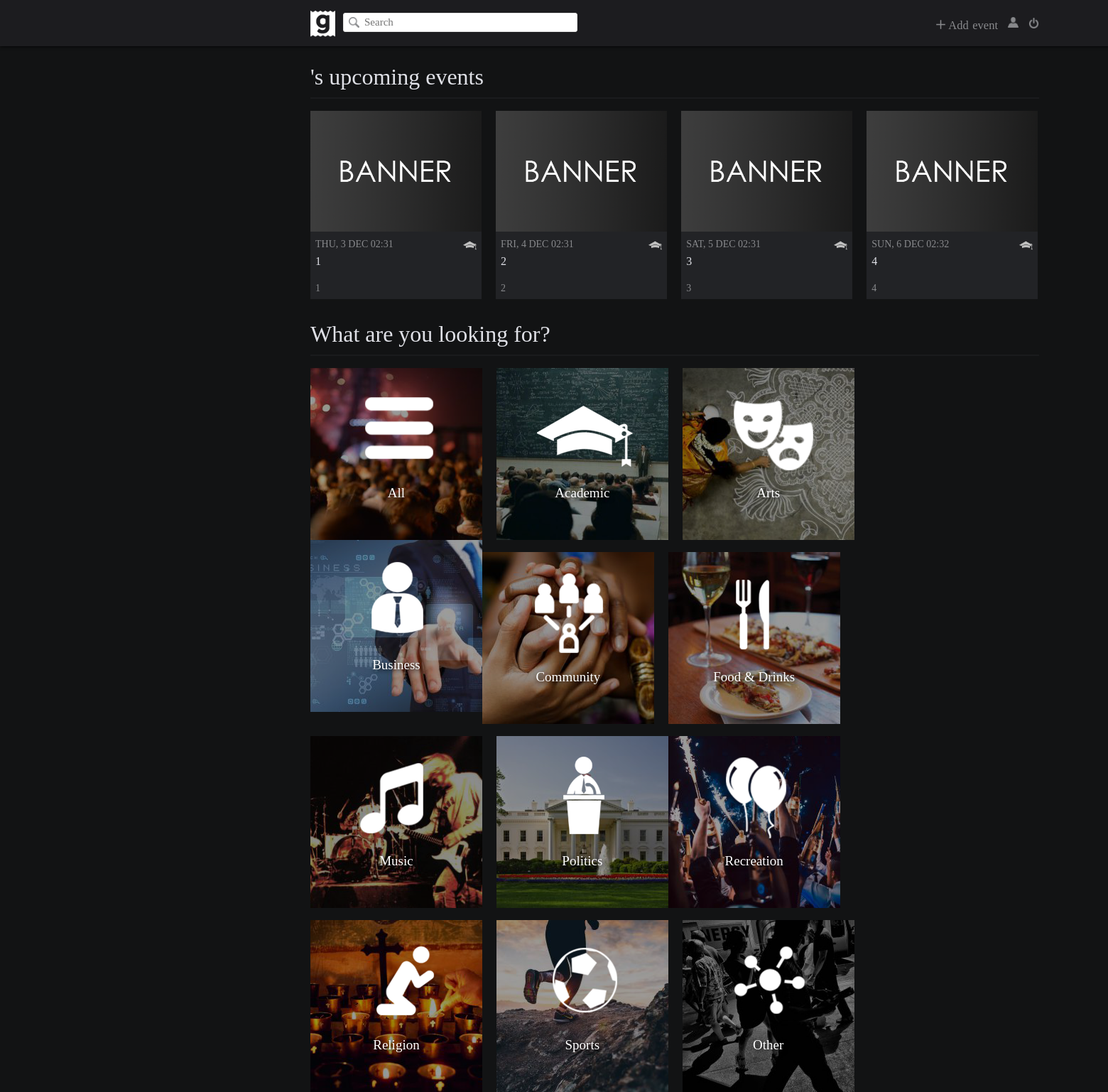
The app's page /pages/main.php (signed in), older data.
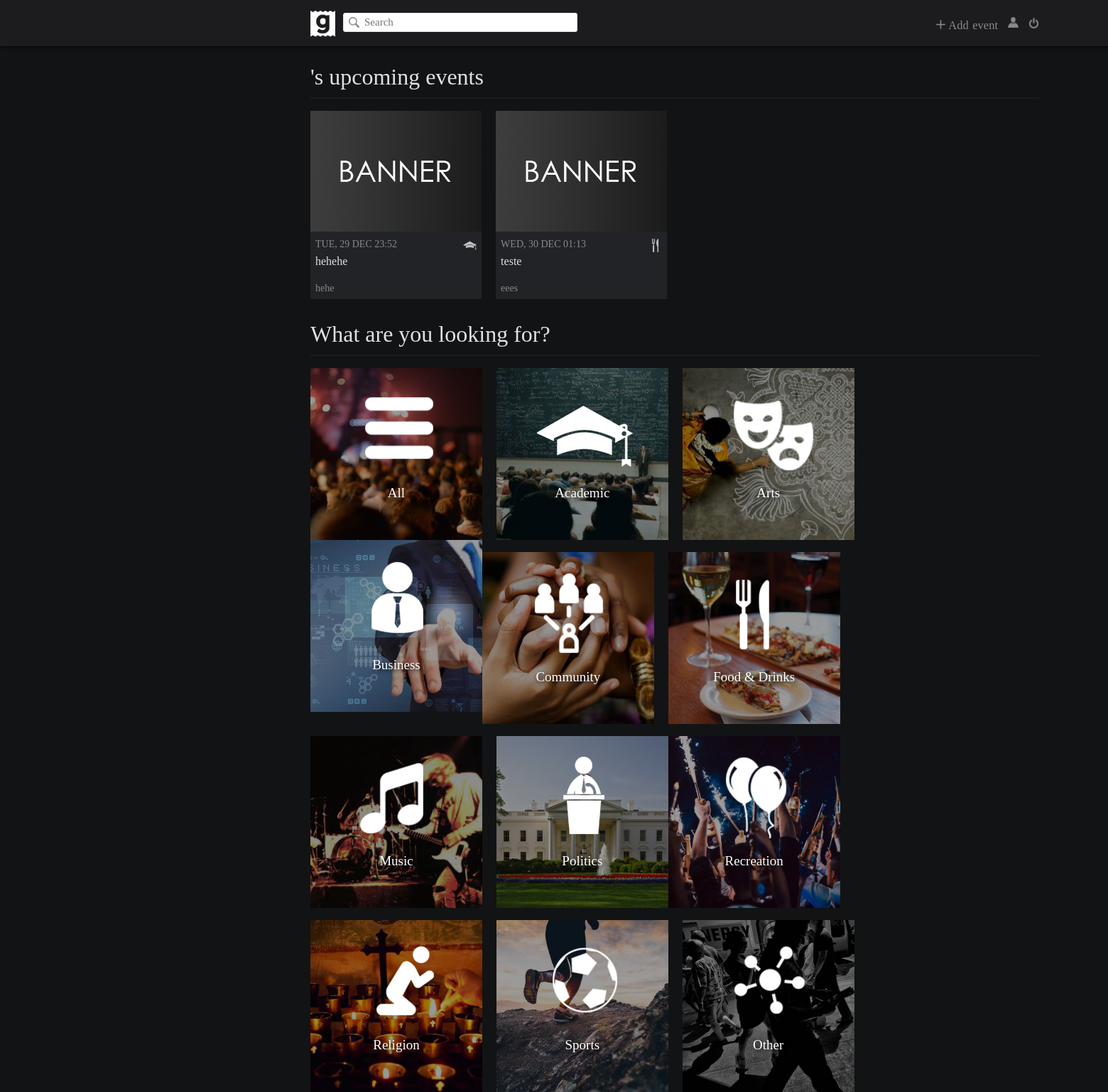
The same page, newer data.
### tables this page shows
CREATE TABLE Events (
	eventID INTEGER PRIMARY KEY AUTOINCREMENT,
	host TEXT NOT NULL,
	banner TEXT,
	name TEXT NOT NULL,
	eventDate DATE NOT NULL,
	location TEXT NOT NULL,
	description TEXT,
	private BOOLEAN,
	type TEXT NOT NULL
);

### database/upcomingevents.php (called while the page is built, shortened)
<?php
    include_once('connection_external.php');
    include('utilities.php');
    function sortFunction( $a, $b ) {
	    return strtotime($a['eventDate']) - strtotime($b['eventDate']);
	}
	function getUserUpcomingEvents() {
		global $db;
		$stmt = $db->prepare('SELECT * FROM EventGuests WHERE userID = ? AND status = ?');
		$stmt->execute(array($_SESSION['userID'], "going"));
		$events = $stmt->fetchAll();
	  	$upcoming_events = array();
		if (!empty($events)) {
			$today = date("Y-m-d H:i");
			foreach ($events as $event) {
				$event_info = getEventByID($event['eventID']);
				if ($event_info['eventDate'] > $today)
					$upcoming_events[] = $event_info;
			}
		}
		usort($upcoming_events, "sortFunction");
		return $upcoming_events;
	}
?>

### database/utilities.php (called while the page is built, shortened)
<?php
	function getEventByID($event_id) {
		global $db;
		$stmt = $db->prepare('SELECT * FROM Events WHERE eventID = ?');
		$stmt->execute(array($event_id));
		return $stmt->fetch();
	}
?>

### pages/main.php (the view, shortened to what the changed rows need)
	<link rel="stylesheet" href="css/main.css">
	<link rel="stylesheet" href="css/navbar.css">
</head>
<body>
  	<div id="user-upcoming-events-container">
		<?php
			include('database/upcomingevents.php');
			$upcoming_events = getUserUpcomingEvents();
			if (empty($upcoming_events))
				echo '<div class="no-upcoming-events">You have no upcoming events.<br><font size ="4px">Check in to some events.</font></div>';
			else
				foreach (array_slice($upcoming_events, 0, 4) as $event) {
		?>
		<div class="event-container">
			<div class="event-banner" style='background: url("<?php echo $event['banner']?>") 50% 50% no-repeat; background-size: cover;'>
			</div>
			<div class="event-type"><img src="../images/<?php echo $event['type']?>.png" height="19" width="19" title="<?php echo $event['type']?>"></div>
			<div class="event-date"><?php echo strtoupper(date("D, j M H:i", strtotime($event['eventDate'])))?></div>
			<div class="event-name"><a href="../index.php?page=event&id=<?php echo $event['eventID'] ?>"><?php echo $event['name'] ?></a></div>
			<div class="event-location"><?php echo $event['location'] ?></div>
		</div>
		<?php } ?>
  	</div>

Row changes from the older to the newer data that the page shows:
removed events: banner (picture), type (picture), eventDate "THU, 3 DEC 02:31", name "1", location "1"
removed events: banner (picture), type (picture), eventDate "FRI, 4 DEC 02:31", name "2", location "2"
removed events: banner (picture), type (picture), eventDate "SAT, 5 DEC 02:31", name "3", location "3"
removed events: banner (picture), type (picture), eventDate "SUN, 6 DEC 02:32", name "4", location "4"
added events: banner (picture), type (picture), eventDate "TUE, 29 DEC 23:52", name "hehehe", location "hehe"
added events: banner (picture), type (picture), eventDate "WED, 30 DEC 01:13", name "teste", location "eees"
